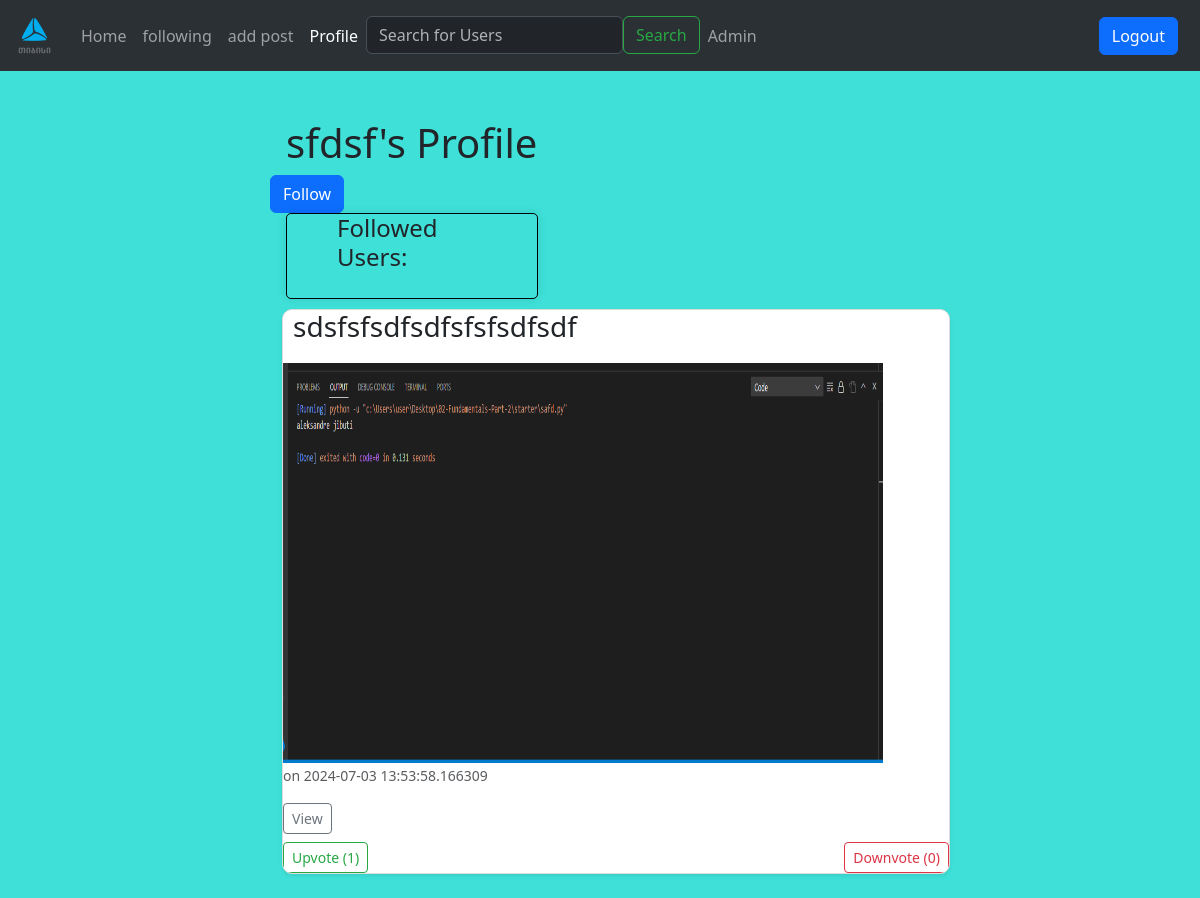
Page /profile/sfdsf (signed in) on the committed database.
### models.py (models this page shows, shortened)
class User(db.Model, UserMixin):
    id = db.Column(db.Integer, primary_key=True, autoincrement=True)
    user_name = db.Column(db.String, unique=True)
    password = db.Column(db.String)
    role = db.Column(db.String, default = 'guest')
    followers = db.relationship('Follower', foreign_keys='Follower.followed_id', backref='followed', lazy='dynamic')
    followed = db.relationship('Follower', foreign_keys='Follower.follower_id', backref='follower', lazy='dynamic')
    profile_image = db.Column(db.String(120), nullable=True)
    def is_following(self, user):
        return self.followed.filter_by(followed_id=user.id).first() is not None

class Post(db.Model):
    id = db.Column(db.Integer, primary_key=True, autoincrement=True)
    text = db.Column(db.String)
    file_path = db.Column(db.String)
    user_id = db.Column(db.Integer, db.ForeignKey('user.id'), nullable=False)
    upvote_count = db.Column(db.Integer, default=0)
    downvote_count = db.Column(db.Integer, default=0)
    votes = db.relationship('Vote', backref='post', cascade='all, delete-orphan', lazy='dynamic')
    user = db.relationship('User', backref=db.backref('posts', lazy=True, cascade="all, delete-orphan"))
    created_at = db.Column(db.DateTime, default=datetime.utcnow, nullable=False)
    comments = db.relationship('Comment', backref='post', lazy=True, cascade='all, delete-orphan',)

### routes.py (the view)
@app.route('/profile/<username>')
@login_required
def profile(username):
    user = User.query.filter_by(user_name=username).first_or_404()
    is_following = current_user.is_following(user)
    yesterday = datetime.now() - timedelta(days=1)
    recent_entries = db.session.query(Post).filter(Post.created_at >= yesterday).filter(Post.user == user).all()
    followed_users = User.query.join(Follower, Follower.followed_id == User.id).filter(Follower.follower_id == user.id).all()
    return render_template('profile.html', user=user, posts=recent_entries, is_following=is_following, followed_users=followed_users)

### models.py (called while the page is built)
@login_manager.user_loader
def load_user(id):
    return User.query.get(id)

### templates/profile.html (shortened to what this page needs)
{% extends "layout.html" %}
{% block content %}
<div class="container mt-5">
    <div class="d-flex justify-content-center ">
    <div class="pls" style="width: 700px;">
        <h1 class="profile-name-user">{{ user.user_name }}'s Profile</h1>
        {% if current_user.is_authenticated and current_user != user %}
        {% if current_user.is_following(user) %}
            <form action="{{ url_for('unfollow', username=user.user_name) }}" method="POST">
                <button type="submit" class="btn btn-danger">Unfollow</button>
            </form>
        {% else %}
            <form action="{{ url_for('follow', username=user.user_name) }}" method="POST">
                <button type="submit" class="btn btn-primary">Follow</button>
            </form>
        {% endif %}
    {% endif %}
        <div class="profile">
            <div class="profile-sidebar">
                <h4>Followed Users:</h4>
         </div>
         </div>
    <ul>
        {% for post in posts %}
        <div class="col-lg-20">
            <div class="card mb-4 shadow-sm">
          <li>
            <h5 class="card-title">{{ post.text }}</h5>
              {% if post.file_path %}
                  <img src="{{ url_for('static', filename=post.file_path) }}"  height="400px" width="600px"/>
             {% endif %}
             <p class="card-text"><small class="text-muted"> {{ post.user_name }} on {{ post.created_at }}</small></p>
             <div class="d-flex justify-content-between align-items-center">
                <div class="btn-group">
                    <a href="{{ url_for('post_detail', post_id=post.id) }}" class="btn btn-sm btn-outline-secondary">View</a>
                </div>
             </div>
         </li>
            <div class="d-flex justify-content-between align-items-center mt-2">
                <form method="POST" action="{{ url_for('upvote', post_id=post.id) }}">
                    <button type="submit" class="btn btn-sm btn-outline-success">Upvote ({{ post.upvote_count }})</button>
                </form>
                <form method="POST" action="{{ url_for('downvote', post_id=post.id) }}">
                    <button type="submit" class="btn btn-sm btn-outline-danger">Downvote ({{ post.downvote_count }})</button>
            </div>
    </div>
 </div>
        {% endfor %}
  </ul>
</div>
</div>
</div>
{% endblock %}

### static/style.css (style rules this page uses)
body { background-color: #3ee0d8; }
.card { border: 1px solid #ddd; border-radius: 10px; overflow: hidden; }
.card-title { font-size: 1.75rem; margin-bottom: 20px; margin-left: 10px; }
.container { margin-top: 30px; }
.btn-outline-secondary { color: #6c757d; border-color: #6c757d; }
.btn-outline-success { color: #28a745; border-color: #28a745; }
.btn-outline-danger { color: #dc3545; border-color: #dc3545; }
.btn-primary { margin-right: 10px; margin-left: 20px; }
.profile { display: flex; gap: 20px; margin-bottom: 0; }
.profile-sidebar { width: 250px; border: 1px solid #ddd; padding-left: 50px; padding-right: 200px; padding-bottom: 10px; border-radius: 5px; border-color: black; box-shadow: 0 0 10px rgba(0, 0, 0, 0.1); margin-bottom: 10px; margin-left: 36px; }
.pls { display: inline-block; margin-top: 0; }
.profile-name-user { margin-left: 36px; }

### rows in the picture
User: user_name "sfdsf"
Post: text "sdsfsfsdfsdfsfsfsdfsdf", file_path (picture), created_at "2024-07-03 13:53:58.166309", upvote_count "1", downvote_count "0"
